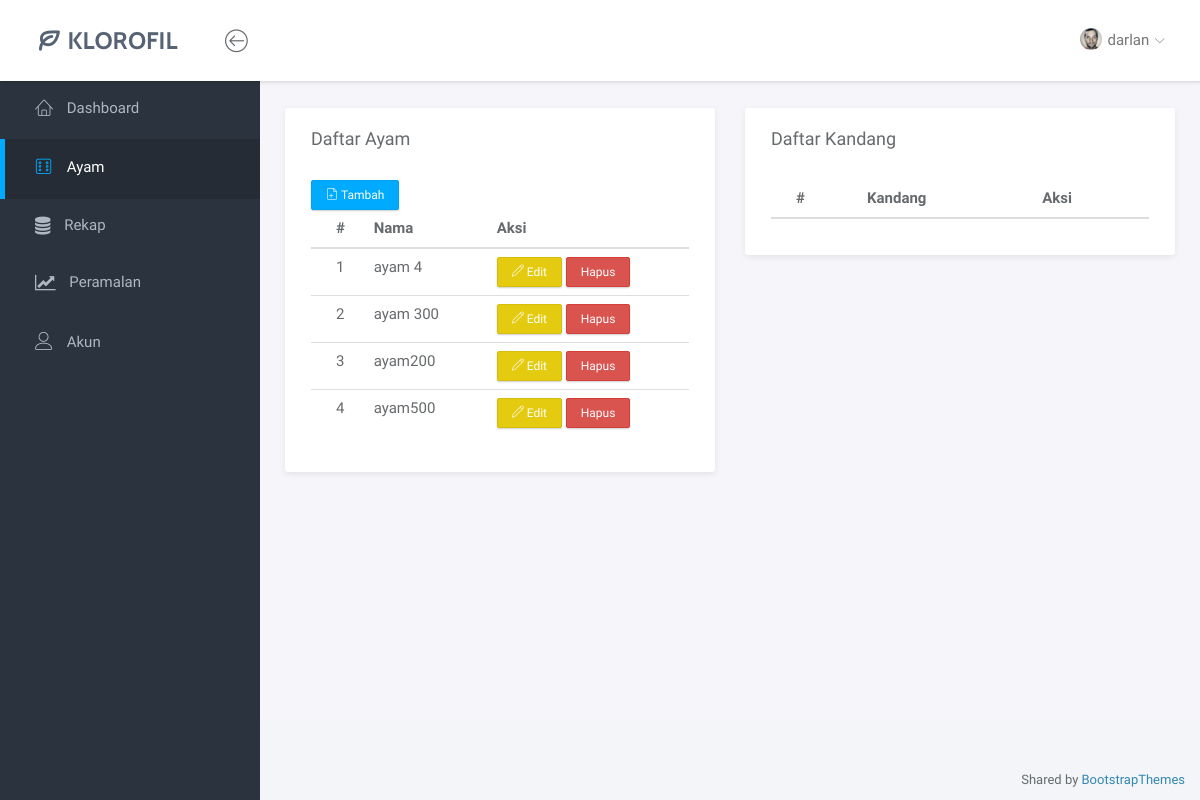
/app/ayam/ (signed in), run on an earlier commit of the app's database.
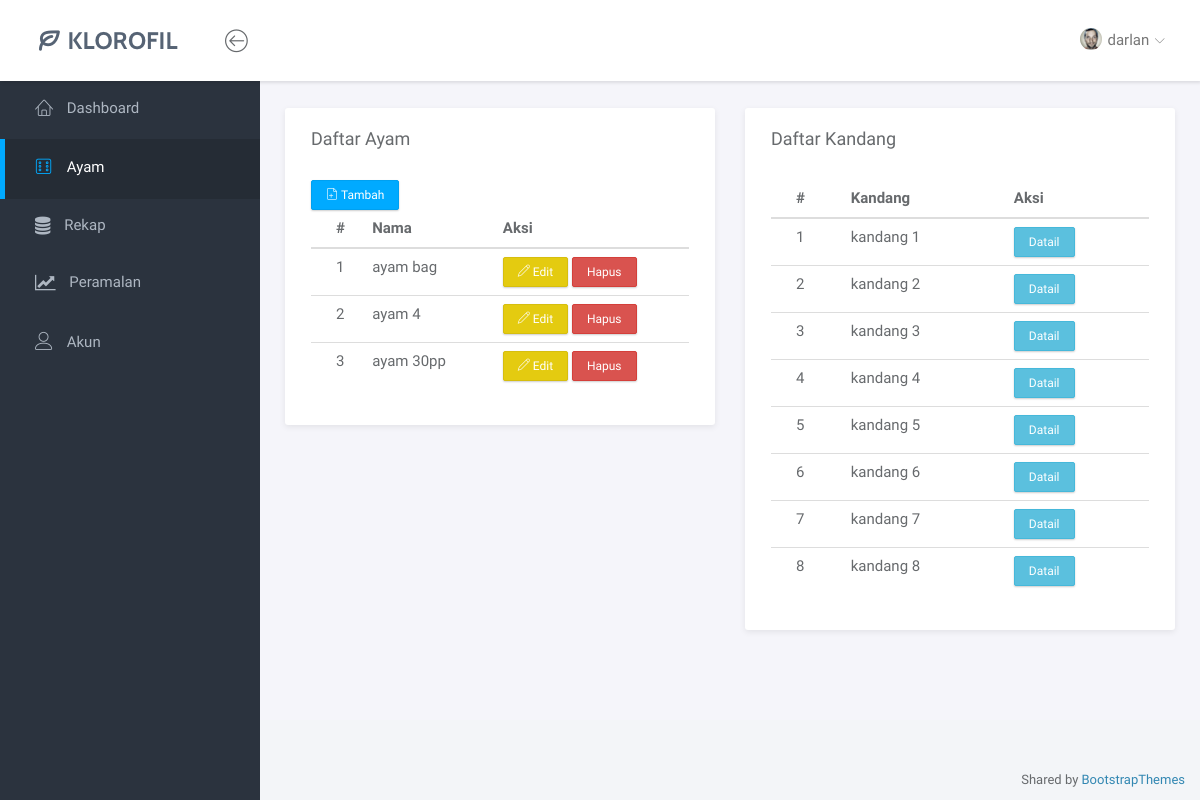
And on a later commit of the database.
### tables this page shows
CREATE TABLE `ayam` (
  `id` int(11) NOT NULL,
  `nama_ayam` varchar(30) NOT NULL
);

CREATE TABLE `kandang` (
  `id` int(11) NOT NULL,
  `kandang` varchar(20) NOT NULL
);

### functions/functions.php (called while the page is built, shortened)
<?php
$link = mysqli_connect("localhost", "root", "", "peramalan_ayam");
function tampil($query)
{
  global $link;
  $result = mysqli_query($link, $query);
  while ($row = mysqli_fetch_assoc($result)) {
    $rows[] = $row;
  }
  return $rows;
}

### app/ayam/index.php (the view, shortened to what this page needs)
<?php
include_once '../../functions/functions.php';
$data = tampil("SELECT * FROM `ayam` ORDER BY `ayam`.`id` DESC");
$kandang = tampil("SELECT * FROM `kandang` ORDER BY `kandang`.`kandang` ASC");
include '../../tampleting/html_head.php';
$a_ayam  = true;
include '../../tampleting/navbar-sidebar.php';
?>
<div class="row">
    <div class="col-md-6">
        <div class="panel">
            <div class="panel-heading">
                <h3 class="panel-title">Daftar Ayam</h3>
            </div>
            <div class="panel-body">
                <button type="submit" class="btn btn-primary btn-xs" data-toggle="modal" data-target="#tambah_ayam"><i class="lnr lnr-file-add"></i> Tambah</button>
                <table class="table table-hover">
                    <thead>
                        <tr>
                            <th>#</th>
                            <th>Nama</th>
                            <th>Aksi</th>
                        </tr>
                    </thead>
                    <tbody>
                        <?php
                        $no = 1;
                        foreach ($data  as $d) {
                        ?>
                            <tr>
                                <td><?= $no++ ?></td>
                                <td><?= $d['nama_ayam'] ?></td>
                                <td>
                                    <button type="submit" class="btn btn-warning btn-xs" data-toggle="modal" data-target="#edit<?= $d['id'] ?>"><i class="lnr lnr-pencil"></i> Edit</button>
                                    <form method="post" style="display: inline">
                                        <button type="submit" name="hapus" onclick="return confirm('Apakah Data Ingin Dihapus?')" class="btn btn-danger btn-xs">Hapus</button>
                                    </form>
                                </td>
                            </tr>
                        <?php
                        }
                        ?>
                    </tbody>
                </table>
            </div>
        </div>
    </div>
    <div class="col-md-6">
        <div class="panel">
            <div class="panel-heading">
                <h3 class="panel-title">Daftar Kandang</h3>
            </div>
            <div class="panel-body">
                <table class="table table-hover">
                    <thead>
                        <tr>
                            <th>#</th>
                            <th>Kandang</th>
                            <th>Aksi</th>
                        </tr>
                    </thead>
                    <tbody>
                        <?php
                        $no = 1;
                        foreach ($kandang  as $d) {
                        ?>
                            <tr>
                                <td><?= $no++ ?></td>
                                <td><?= $d['kandang'] ?></td>
                                <td>
                                    <a href="#" class="btn btn-info btn-xs">Datail</button>
                                </td>
                            </tr>
                        <?php
                        }
                        ?>
                    </tbody>
                </table>
            </div>
        </div>
    </div>
</div>
<?php
include '../../tampleting/footer.php';
include '../../tampleting/html_end.php';
?>

### tampleting/html_head.php (shortened to what this page needs)
<?php
$a_akun = false;
$a_dashboard = false;
$a_peramalan = false;
$a_rekap = false;
?>
<!doctype html>
<html lang="en">
<head>
	<link rel="stylesheet" href="../../assets/vendor/bootstrap/css/bootstrap.min.css">
	<link rel="stylesheet" href="../../assets/vendor/font-awesome/css/font-awesome.min.css">
	<link rel="stylesheet" href="../../assets/vendor/linearicons/style.css">
	<link rel="stylesheet" href="../../assets/vendor/chartist/css/chartist-custom.css">
	<link rel="stylesheet" href="../../assets/css/main.css">
	<link rel="stylesheet" href="../../assets/css/demo.css">
	<link rel="stylesheet" href="../../assets/datatable/jquery.dataTables.min.css">
</head>

### tampleting/navbar-sidebar.php (shortened to what this page needs)
<body>
	<div id="wrapper">
		<nav class="navbar navbar-default navbar-fixed-top">
			<div class="brand">
				<a href=""><img src="../../assets/img/logo-dark.png" alt="Klorofil Logo" class="img-responsive logo"></a>
			</div>
			<div class="container-fluid">
				<div class="navbar-btn">
					<button type="button" class="btn-toggle-fullwidth"><i class="lnr lnr-arrow-left-circle"></i></button>
				</div>
				<div id="navbar-menu">
					<ul class="nav navbar-nav navbar-right">
						<li class="dropdown">
							<a href="#" class="dropdown-toggle" data-toggle="dropdown"><img src="../../assets/img/user.png" class="img-circle" alt="Avatar"> <span> <?= $_SESSION['nama']  ?></span> <i class="icon-submenu lnr lnr-chevron-down"></i></a>
						</li>
					</ul>
				</div>
			</div>
		</nav>
		<div id="sidebar-nav" class="sidebar">
			<div class="sidebar-scroll">
				<nav>
					<ul class="nav">
						<li><a href="../dashboard/" <?php if ($a_dashboard) { ?> class="active" <?php	} ?>><i class="lnr lnr-home"></i> <span>Dashboard</span></a></li>
						<li><a href="../ayam/" <?php if ($a_ayam) { ?> class="active" <?php	} ?>><i class="lnr lnr-dice"></i> <span>Ayam</span></a></li>
						<li><a href="../rekap/" <?php if ($a_rekap) { ?> class="active" <?php	} ?>><i class="fa fa-database"></i> <span>Rekap</span></a></li>
						<li><a href="../peramalan/" <?php if ($a_peramalan) { ?> class="active" <?php	} ?>><i class="fa fa-line-chart"></i> <span>Peramalan</span></a></li>
						<li><a href="../akun/" <?php if ($a_akun) { ?> class="active" <?php	} ?>><i class="lnr lnr-user"></i> <span>Akun</span></a></li>
					</ul>
				</nav>
			</div>
		</div>
		<div class="main">
			<div class="main-content">
				<div class="container-fluid">

### tampleting/footer.php (shortened to what this page needs)
</div>
</div>
</div>
<footer>
<div class="container-fluid">
<p class="copyright">Shared by <i class="fa fa-love"></i><a href="https://bootstrapthemes.co">BootstrapThemes</a>
</p>
</div>
</footer>
</div>

### tampleting/html_end.php (shortened to what this page needs)
</body>
</html>

What changed in the data, as far as the page shows it:
removed ayam: nama_ayam "ayam200"
removed ayam: nama_ayam "ayam500"
added ayam: nama_ayam "ayam bag"
changed ayam: nama_ayam "ayam 300" → "ayam 30pp"
added kandang: kandang "kandang 1"
added kandang: kandang "kandang 2"
added kandang: kandang "kandang 3"
added kandang: kandang "kandang 4"
added kandang: kandang "kandang 5"
added kandang: kandang "kandang 6"
added kandang: kandang "kandang 7"
added kandang: kandang "kandang 8"
